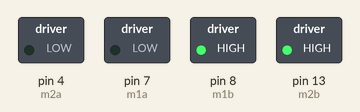
This sketch was run on a simulated Arduino Uno, built with avr-gcc and run on an emulated ATmega328P. Parts: switched loads named in the sketch (green lamp = pin HIGH). Pins used as bus, display or sensor lines are not drawn.

Above: at 0.1 s.
Timing chart, 0 to 1.6 s (numbered marks = the images above):
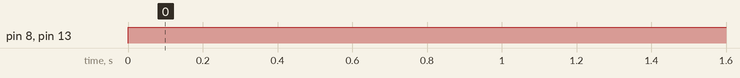

The sketch:

motor_oct22d.ino
```cpp
int m1a=7;
int m1b=8;
int m2a=4;
int m2b=13;
int c1=9;
int c2=12;
void setup()
{
    pinMode(m1a, OUTPUT);
    pinMode(m1b, OUTPUT);
    pinMode(m2a, OUTPUT);
    pinMode(m2b, OUTPUT);
}
void loop()
{
    analogWrite(c1,100);
    analogWrite(c2,255);
    digitalWrite(m1a, LOW);
    digitalWrite(m1b, HIGH);
    digitalWrite(m2a, LOW);
    digitalWrite(m2b, HIGH);
}
```

Measured:
- by itself, pin 8 (m1b), pin 13 (m2b): LOW → HIGH at 0.00 s
